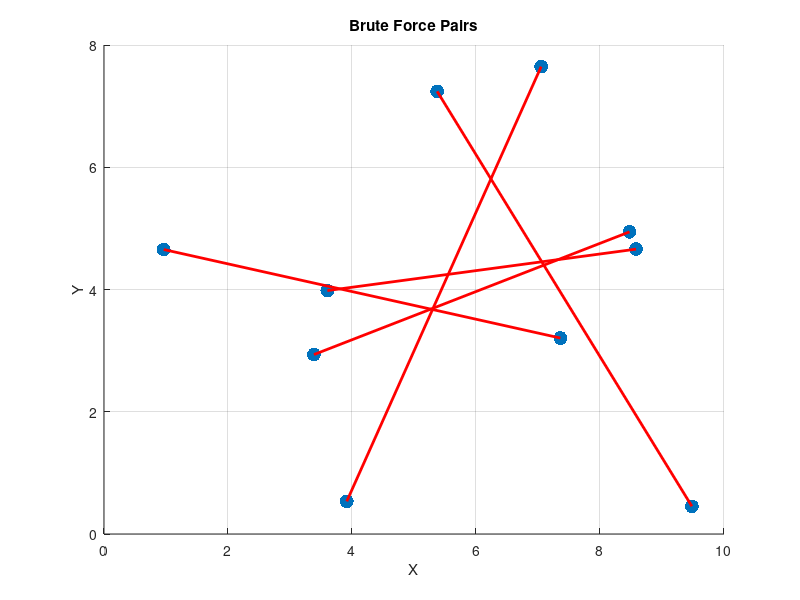

MATLAB code to generate this figure:
%plan:
%- make 10 random points
%- sort these 10 points relative to origin (1 closest)
%- make brute force pairing O(n^(n/2)) with points
%- make comparison pairing O(1) with points
%- show brute force pairs on graph
%- show results in command window
%- HELPER FUNCTIONS
%- tot dist for this pairing set
%- generates all unique pairings (brute force) recursively

function bruteForce()
    numPoints = 10;
    xRange = 10;
    yRange = 10;
    
    %make random points
    x = rand(1, numPoints) * xRange;
    y = rand(1, numPoints) * yRange;
    points = [x; y]';

    %sort these 10 points relative to origin (1 closest)
    dist = sqrt(sum(points.^2, 2));
    [~, sortedIndices] = sort(dist);
    points = points(sortedIndices, :);

    %make brute force pairing O(n^(n/2)) with points
    pointIndices = 1:numPoints;
    pairings = makePairings(pointIndices);
    maxTotDist = -inf;
    bestPairs = [];
    %get total distances
    for i = 1:length(pairings)
        pairingSet = pairings{i};
        %pairings has [Set 1], [Set 2], etc. which we got from makeParings
        %pairing set is [Set i] = [1 3; 2 5; 4 6], for example
        totDist = calcTotDist(pairingSet, points);
        %update best pairing
        if totDist > maxTotDist
            maxTotDist = totDist;
            bestPairs = pairingSet;
        end
    end
    
    %make comparison pairing O(1) with points
    set1 = [1, 10; 2, 9; 3, 8; 4, 7; 5, 6];
    set2 = [1, 6; 2, 7; 3, 8; 4, 9; 5, 10];
    totDist1 = calcTotDist(set1, points);
    totDist2 = calcTotDist(set2, points);
    
    %show brute force pairs on graph
    figure;
    scatter(points(:,1), points(:,2), 100, 'filled');
    hold on;
    for j = 1:size(bestPairs, 1)
        idx1 = bestPairs(j, 1);
        idx2 = bestPairs(j, 2);
        plot([points(idx1,1), points(idx2,1)], [points(idx1,2), points(idx2,2)], 'r-', 'LineWidth', 2);
    end
    xlabel('X'); ylabel('Y');
    title('Brute Force Pairs');
    grid on;
    
    %show results in command window
    disp('Brute Force Set O(n!!):');
    disp(bestPairs);
    disp(['Max Total Distance: ', num2str(maxTotDist)]);
    
    disp(' ');
    disp('Set 1 O(1): ');
    disp(set1);
    disp(['Total Distance: ', num2str(totDist1)]);
    
    disp(' ');
    disp('Set 2 O(1): ');
    disp(set2);
    disp(['Total Distance: ', num2str(totDist2)]);
    
    disp(' ');
    disp(['How much better is Brute Force Compared to 1st Set? ', num2str(maxTotDist - totDist1)]);
    disp(['How much better is Brute Force Compared to 2nd Set? ', num2str(maxTotDist - totDist2)]);
    disp(['The higher the numbers, the more effective the brute force algorithm is compared to predicted cases.'])
end

%HELPER FUNCTIONS

%tot dist for this pairing set
function totDist = calcTotDist(pairingSet, points)
    totDist = 0;
    for j = 1:size(pairingSet, 1) %[1 3; 2 5; 4 6] = 3 loops
        idx1 = pairingSet(j, 1); %[1 3] => 1
        idx2 = pairingSet(j, 2); %[1 3] => 3
        p1 = points(idx1, :); %1 => p1 = [2.5, 4.0]
        p2 = points(idx2, :); %3 => p2 = [5.7, 7.8]
        dist = norm(p1 - p2); %sqrt((x1-x2)^2+(y1-y^2))
        totDist = totDist + dist;
    end
end

%generates all unique pairings (brute force) recursively
function pairings = makePairings(indices) %(n-1)!! ways to form pairs = O(n!!) complexity
    if isempty(indices) %base case
        pairings = {[]};
        return;
    end

    pairings = {};
    first = indices(1);
    for i = 2:length(indices) %loop over all possible choices for pairing with first
        second = indices(i);
        remaining = indices([2:i-1, i+1:end]); %exclude 1 2, get remaining
        subPairings = makePairings(remaining); %all possible pairings with remaining (recursive)
        for j = 1:length(subPairings) %each pair from recursion
            pairing = [[first, second]; subPairings{j}]; %get [1 3; 2 5; 4 6] like example above
            pairings{end+1} = pairing; %save this set to list of all possible pairings [Set 1], [Set 2], etc.
        end
    end
end
